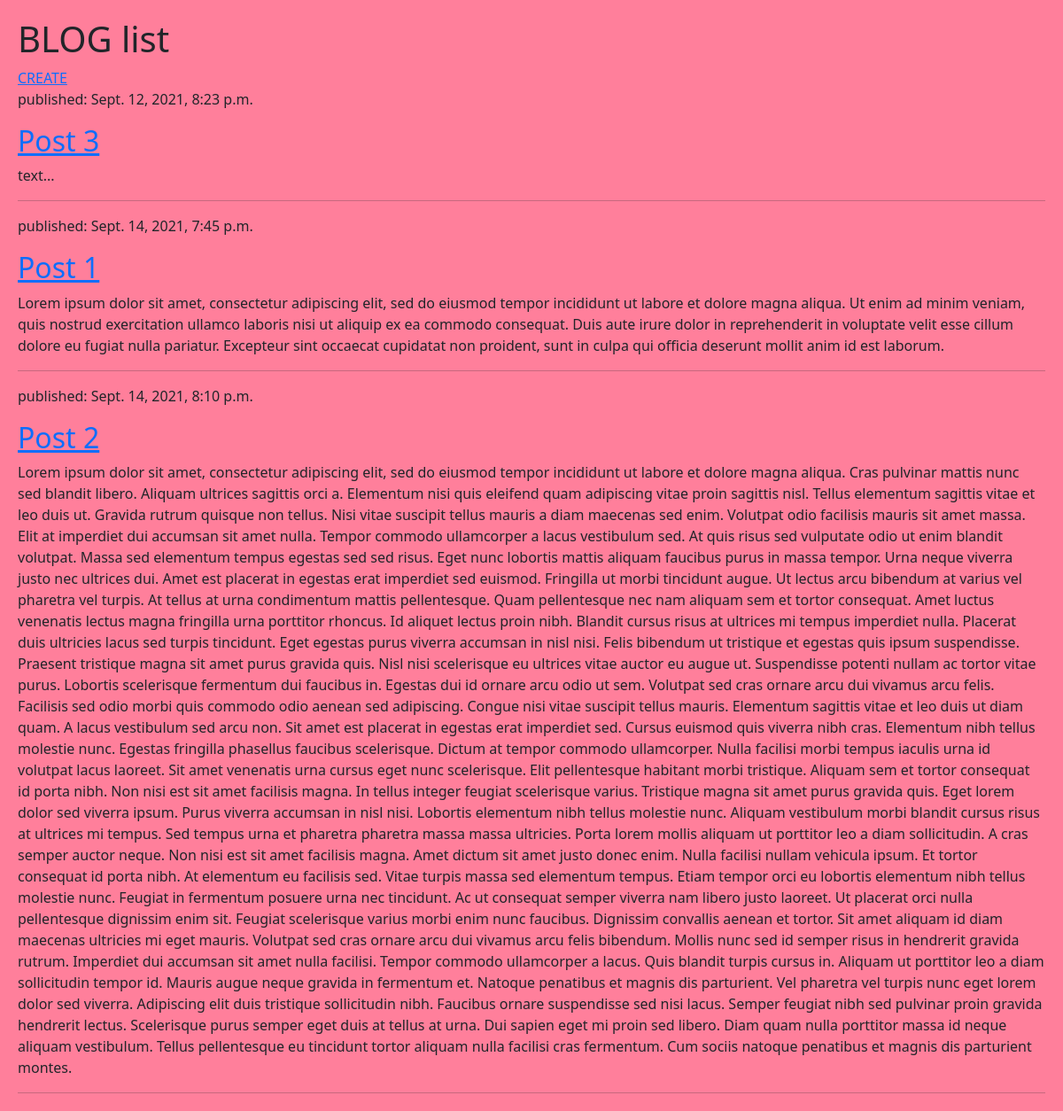
The app's page /, older data.
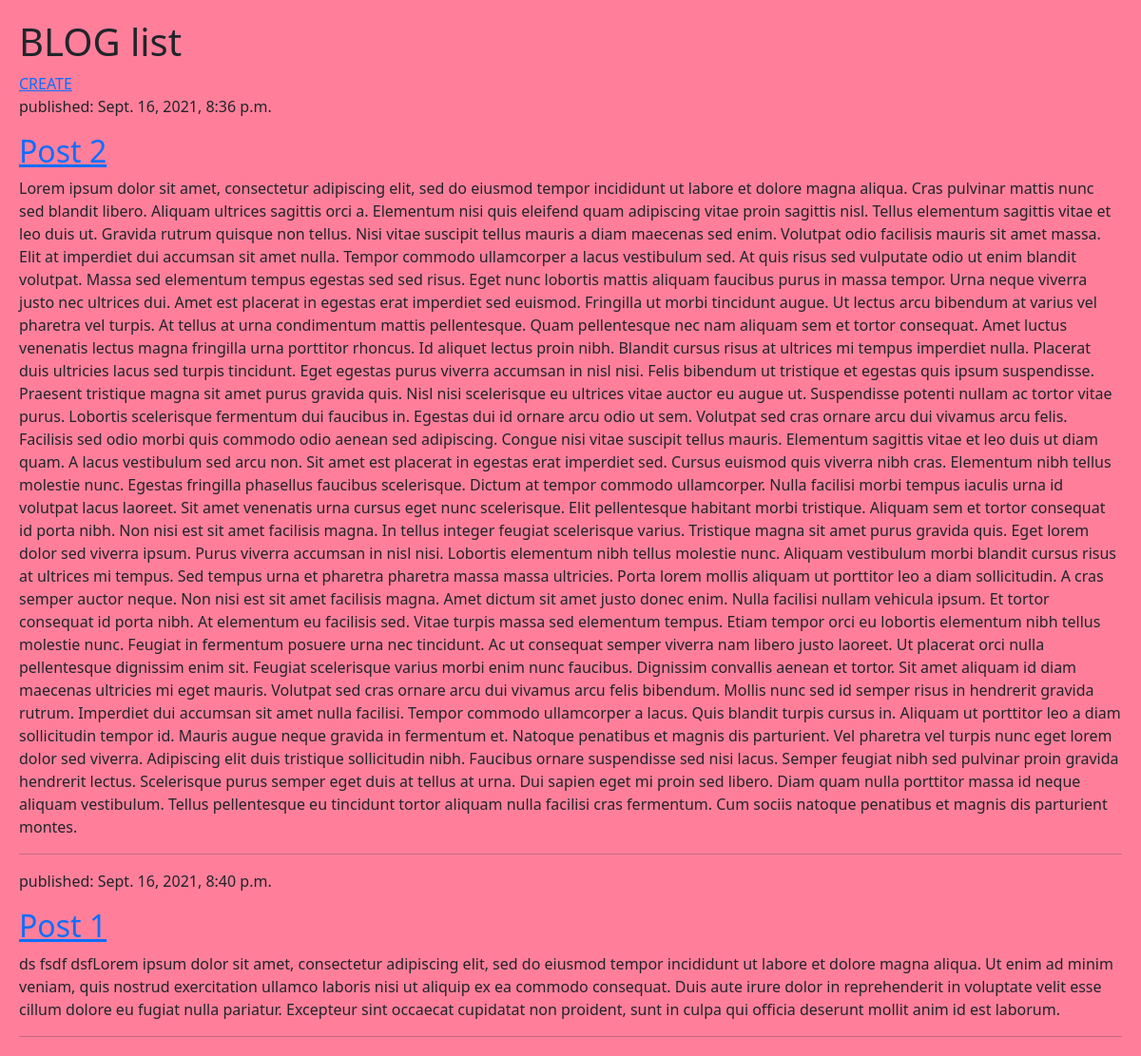
The same page, newer data.
### blog/models.py (models this page shows, shortened)
class Post(models.Model):
    author = models.ForeignKey('auth.User', on_delete=models.DO_NOTHING)
    title = models.CharField(max_length=200, null=False)
    text = models.TextField(null=False)
    create_date = models.DateTimeField(default=timezone.now)
    publish_date = models.DateTimeField(null=True)
    image = models.ImageField(upload_to='images', blank=True)

### blog/views.py (the view)
# urls.py: url(r'^$', views.post_list, name='post_list'),
def post_list(request):
    posts = Post.objects.filter(publish_date__lte=timezone.now()).order_by('publish_date')
    return render(request, 'blog/post_lists.html', {'posts':posts})

### blog/templates/blog/post_lists.html (shortened to what this page needs)
{% extends 'blog/base.html' %}
{% block content %}
    {% for post in posts %}
        <div class="post">
            <div class="date">
                <p>published: {{ post.publish_date }}</p>
            </div>
            <h2><a href="{% url 'post_detail' pk=post.pk %}">{{ post.title }}</a></h2>
            <p>{{ post.text }}</p>
            <hr>
        </div>
    {% endfor %}
{% endblock %}

Row changes from the older to the newer data that the page shows:
removed Post: publish_date "Sept. 12, 2021, 8:23 p.m.", title "Post 3", text "text..."
changed Post "Post 2": publish_date "Sept. 14, 2021, 8:10 p.m." → "Sept. 16, 2021, 8:36 p.m."; moves up the list
changed Post "Post 1": publish_date "Sept. 14, 2021, 7:45 p.m." → "Sept. 16, 2021, 8:40 p.m."; text "Lorem ipsum dolor sit amet,…" → "ds fsdf dsfLorem ipsum dolor sit amet,…"
